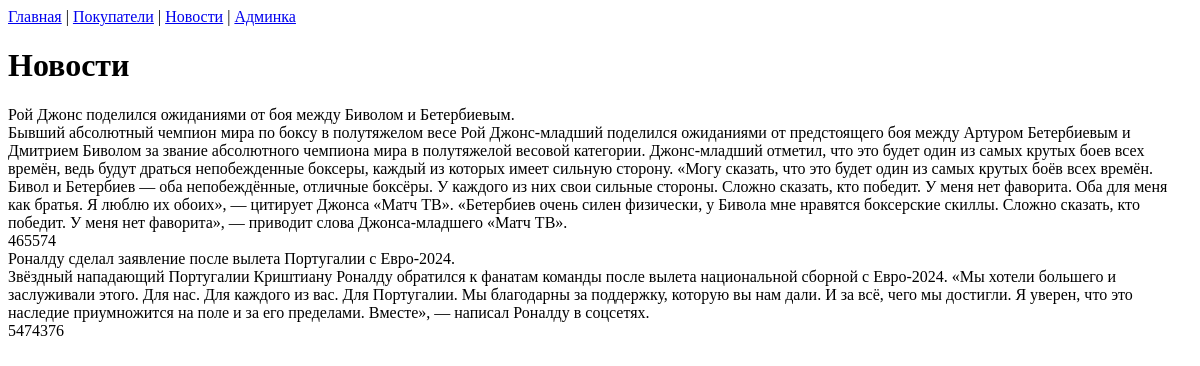
The page /news/ on the database as committed earlier.
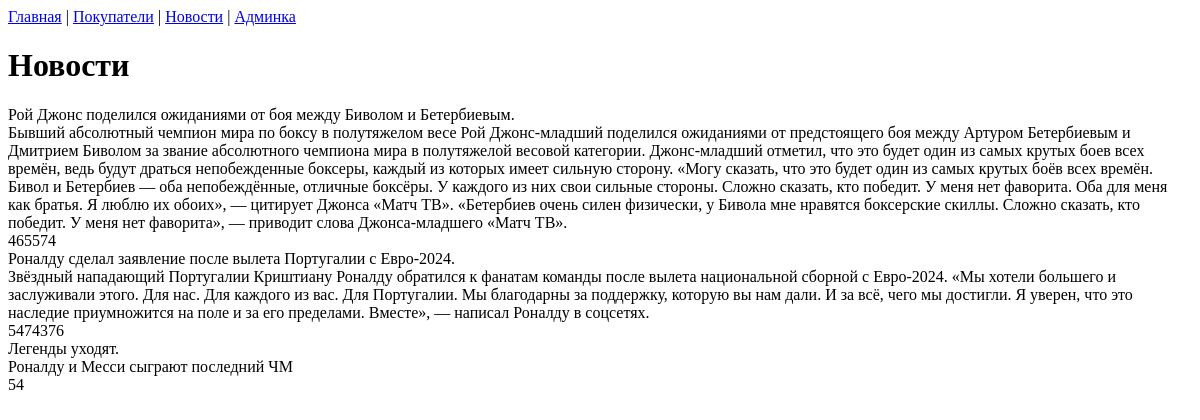
The same page on the database as committed later.
### news/models.py (models this page shows, shortened)
class NEW(models.Model):
    title = models.CharField(max_length=200)
    article = models.TextField()
    views = models.IntegerField(default=0)
    user_views = models.ManyToManyField(
        to=User,
        blank=True,
    )

### news/views.py (the view)
# urls.py: path('news/', news_list)
def news_list(request):
    news = NEW.objects.all()
    return render(request, 'news.html', {'news': news})

### news/templates/news.html
<a href="/">Главная</a> |
<a href="/costumers/">Покупатели</a> |
<a href="news">Новости</a> |
<a href="/admin/">Админка</a>
<h1>Новости</h1>
{% for new in news %}
    <div>{{ new.title }}. <br>  {{ new.article }} <br> {{ new.views }}</div>
{% endfor %}

Rows that differ between the two databases and show on the page:
added NEW: title "Легенды уходят", article "Роналду и Месси сыграют последний ЧМ", views "54"
